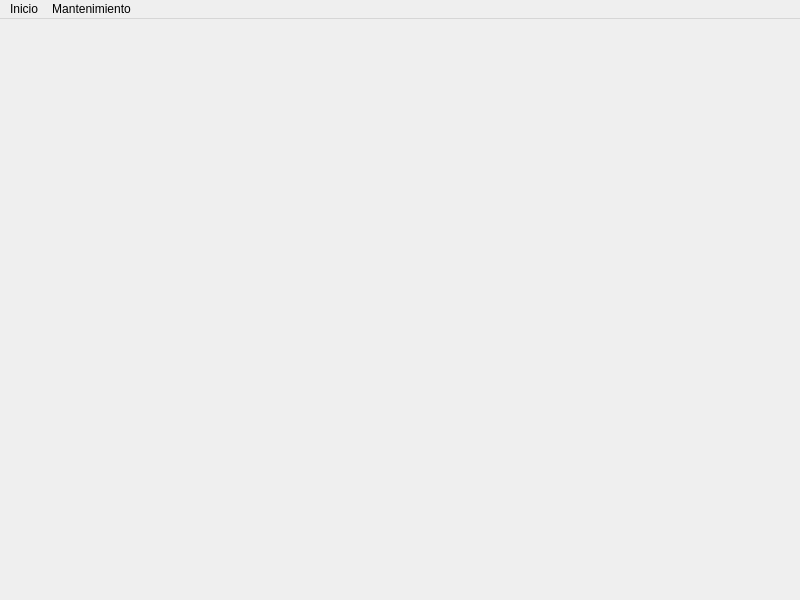
<?xml version="1.0" encoding="UTF-8"?>
<ui version="4.0">
 <class>MainWindow</class>
 <widget class="QMainWindow" name="MainWindow">
  <property name="geometry">
   <rect>
    <x>0</x>
    <y>0</y>
    <width>800</width>
    <height>600</height>
   </rect>
  </property>
  <property name="windowTitle">
   <string>MainWindow</string>
  </property>
  <widget class="QWidget" name="centralwidget"/>
  <widget class="QMenuBar" name="menubar">
   <property name="geometry">
    <rect>
     <x>0</x>
     <y>0</y>
     <width>800</width>
     <height>26</height>
    </rect>
   </property>
   <widget class="QMenu" name="menuInicio">
    <property name="title">
     <string>Inicio</string>
    </property>
    <addaction name="actionLogin"/>
   </widget>
   <widget class="QMenu" name="menuMantenimiento">
    <property name="title">
     <string>Mantenimiento</string>
    </property>
    <addaction name="actionAgregar_Pelicula"/>
    <addaction name="actionEliminar_Pelicula"/>
   </widget>
   <addaction name="menuInicio"/>
   <addaction name="menuMantenimiento"/>
  </widget>
  <action name="actionLogin">
   <property name="text">
    <string>Login</string>
   </property>
  </action>
  <action name="actionAgregar_Pelicula">
   <property name="text">
    <string>Agregar Pelicula</string>
   </property>
  </action>
  <action name="actionActualizar_Pelicula">
   <property name="text">
    <string>Actualizar Pelicula</string>
   </property>
  </action>
  <action name="actionEliminar_Pelicula">
   <property name="text">
    <string>Eliminar Pelicula</string>
   </property>
  </action>
  <action name="actionCartelera">
   <property name="text">
    <string>Cartelera</string>
   </property>
  </action>
 </widget>
 <resources/>
 <connections/>
</ui>
